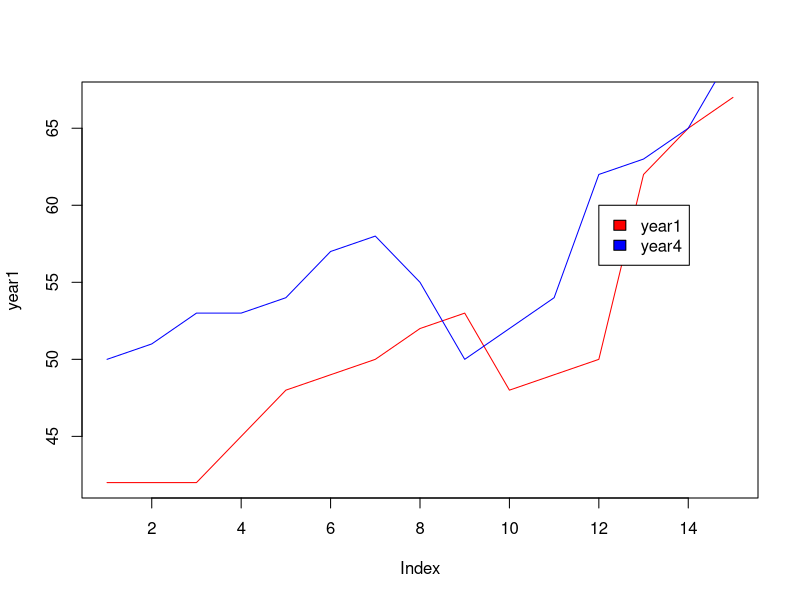

The R script that drew this image:
## Ans to the qus no 7

year1= c(42,42,42,45,48,49,50,52,53,48,49,50,62,65,67)
year4= c(50,51,53,53,54,57,58,55,50,52,54,62,63,65,70)

plot(year1,type="l",col="red")
lines(year4,type="l",col="blue")

legend(12,60,c("year1","year4"),fill=c("red","blue"))
